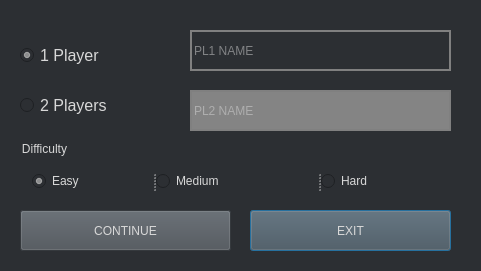
<?xml version="1.0" encoding="UTF-8"?>
<ui version="4.0">
 <class>SettingsDialog</class>
 <widget class="QDialog" name="SettingsDialog">
  <property name="geometry">
   <rect>
    <x>0</x>
    <y>0</y>
    <width>481</width>
    <height>271</height>
   </rect>
  </property>
  <property name="windowTitle">
   <string>Dialog</string>
  </property>
  <property name="styleSheet">
   <string notr="true">background-color: rgb(44, 47, 51);</string>
  </property>
  <widget class="QGroupBox" name="groupBox">
   <property name="geometry">
    <rect>
     <x>20</x>
     <y>30</y>
     <width>141</width>
     <height>101</height>
    </rect>
   </property>
   <property name="title">
    <string/>
   </property>
   <widget class="QRadioButton" name="radioButton">
    <property name="enabled">
     <bool>true</bool>
    </property>
    <property name="geometry">
     <rect>
      <x>0</x>
      <y>0</y>
      <width>141</width>
      <height>51</height>
     </rect>
    </property>
    <property name="font">
     <font>
      <pointsize>12</pointsize>
     </font>
    </property>
    <property name="styleSheet">
     <string notr="true">color: rgb(216, 216, 216);</string>
    </property>
    <property name="text">
     <string>1 Player</string>
    </property>
    <property name="checked">
     <bool>true</bool>
    </property>
   </widget>
   <widget class="QRadioButton" name="radioButton_2">
    <property name="enabled">
     <bool>true</bool>
    </property>
    <property name="geometry">
     <rect>
      <x>0</x>
      <y>50</y>
      <width>141</width>
      <height>51</height>
     </rect>
    </property>
    <property name="font">
     <font>
      <pointsize>12</pointsize>
     </font>
    </property>
    <property name="styleSheet">
     <string notr="true">color: rgb(216, 216, 216);</string>
    </property>
    <property name="text">
     <string>2 Players</string>
    </property>
   </widget>
  </widget>
  <widget class="QPushButton" name="pushButton_2">
   <property name="geometry">
    <rect>
     <x>250</x>
     <y>210</y>
     <width>201</width>
     <height>41</height>
    </rect>
   </property>
   <property name="styleSheet">
    <string notr="true">QPushButton {
	background-color: rgb(74, 80, 86);
	color: rgb(216, 216, 216);
}
QPushButton:hover:!pressed  {
	background-color: rgb(244, 226, 66);
	color: rgb(43, 43, 43);
}</string>
   </property>
   <property name="text">
    <string>EXIT</string>
   </property>
  </widget>
  <widget class="QPushButton" name="pushButton">
   <property name="geometry">
    <rect>
     <x>20</x>
     <y>210</y>
     <width>211</width>
     <height>41</height>
    </rect>
   </property>
   <property name="styleSheet">
    <string notr="true">QPushButton {
	background-color: rgb(74, 80, 86);
	color: rgb(216, 216, 216);
}
QPushButton:hover:!pressed  {
	background-color: rgb(244, 226, 66);
	color: rgb(43, 43, 43);
}</string>
   </property>
   <property name="text">
    <string>CONTINUE</string>
   </property>
  </widget>
  <widget class="QLineEdit" name="lineEdit">
   <property name="geometry">
    <rect>
     <x>190</x>
     <y>30</y>
     <width>261</width>
     <height>41</height>
    </rect>
   </property>
   <property name="styleSheet">
    <string notr="true">color: rgb(216, 216, 216);
border: 2px solid gray;</string>
   </property>
   <property name="maxLength">
    <number>10</number>
   </property>
   <property name="placeholderText">
    <string>PL1 NAME</string>
   </property>
  </widget>
  <widget class="QLineEdit" name="lineEdit_2">
   <property name="enabled">
    <bool>false</bool>
   </property>
   <property name="geometry">
    <rect>
     <x>190</x>
     <y>90</y>
     <width>261</width>
     <height>41</height>
    </rect>
   </property>
   <property name="styleSheet">
    <string notr="true">QLineEdit{
	color: rgb(216, 216, 216);
	border: 2px solid gray;
}
 QLineEdit:disabled {
     background: rgb(132, 132, 132);
}</string>
   </property>
   <property name="maxLength">
    <number>10</number>
   </property>
   <property name="placeholderText">
    <string>PL2 NAME</string>
   </property>
  </widget>
  <widget class="QGroupBox" name="groupBox_2">
   <property name="geometry">
    <rect>
     <x>20</x>
     <y>140</y>
     <width>431</width>
     <height>65</height>
    </rect>
   </property>
   <property name="styleSheet">
    <string notr="true">color: rgb(216, 216, 216);
border: none;</string>
   </property>
   <property name="title">
    <string>Difficulty</string>
   </property>
   <layout class="QVBoxLayout" name="verticalLayout">
    <item>
     <widget class="QSplitter" name="splitter">
      <property name="sizePolicy">
       <sizepolicy hsizetype="Expanding" vsizetype="Expanding">
        <horstretch>0</horstretch>
        <verstretch>0</verstretch>
       </sizepolicy>
      </property>
      <property name="styleSheet">
       <string notr="true"/>
      </property>
      <property name="orientation">
       <enum>Qt::Horizontal</enum>
      </property>
      <widget class="QRadioButton" name="radioButton_5">
       <property name="styleSheet">
        <string notr="true">color: rgb(216, 216, 216);</string>
       </property>
       <property name="text">
        <string>Easy</string>
       </property>
       <property name="checked">
        <bool>true</bool>
       </property>
      </widget>
      <widget class="QRadioButton" name="radioButton_6">
       <property name="sizePolicy">
        <sizepolicy hsizetype="Minimum" vsizetype="Fixed">
         <horstretch>0</horstretch>
         <verstretch>0</verstretch>
        </sizepolicy>
       </property>
       <property name="styleSheet">
        <string notr="true">color: rgb(216, 216, 216);</string>
       </property>
       <property name="text">
        <string>Medium</string>
       </property>
      </widget>
      <widget class="QRadioButton" name="radioButton_7">
       <property name="sizePolicy">
        <sizepolicy hsizetype="Preferred" vsizetype="Fixed">
         <horstretch>0</horstretch>
         <verstretch>0</verstretch>
        </sizepolicy>
       </property>
       <property name="styleSheet">
        <string notr="true">color: rgb(216, 216, 216);</string>
       </property>
       <property name="text">
        <string>Hard</string>
       </property>
      </widget>
     </widget>
    </item>
   </layout>
  </widget>
 </widget>
 <resources/>
 <connections/>
</ui>
